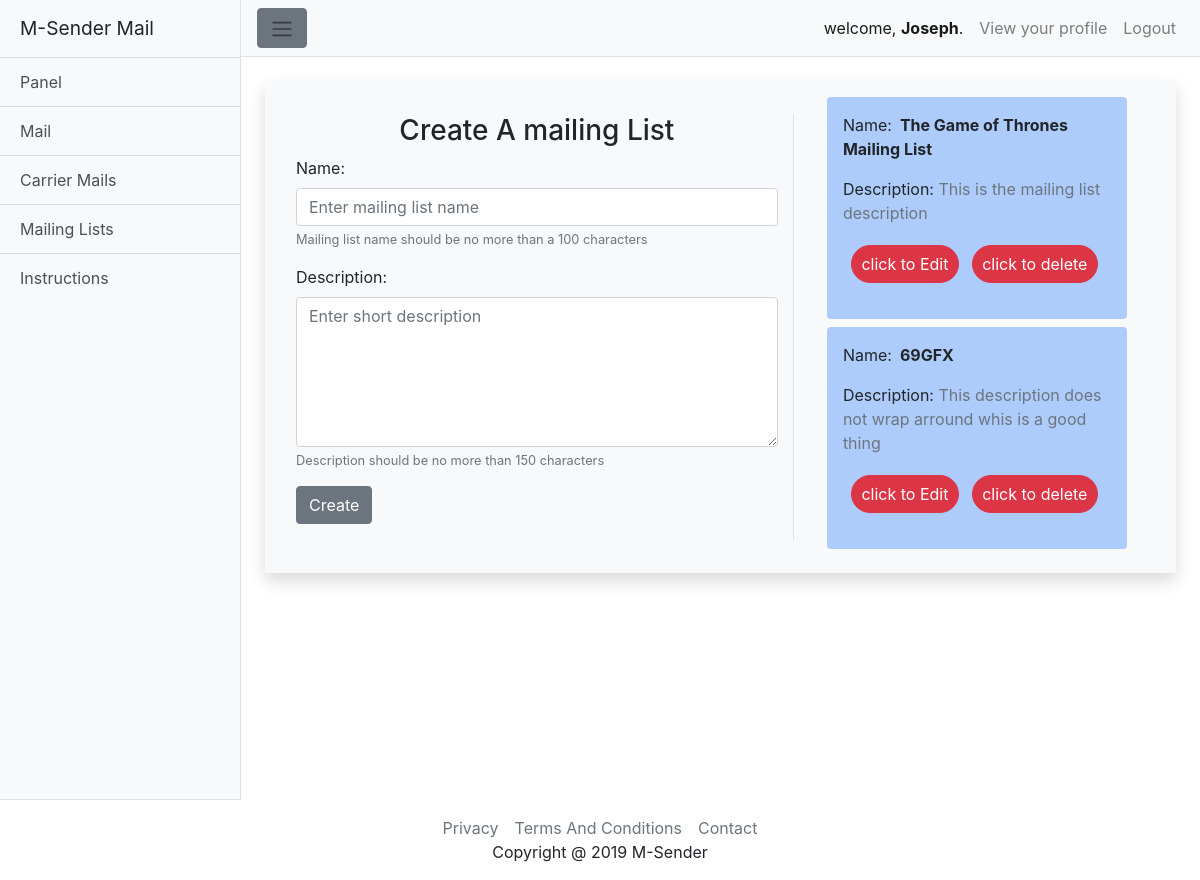
The page /mailapp/mail-lists/ (signed in) on the database its author committed.
### mailapp/models.py (models this page shows, shortened)
class MailList(models.Model):
    name = models.CharField(max_length=100)
    description = models.TextField()
    owner = models.ForeignKey(User, null=True, on_delete=models.SET_NULL, blank=True)

### mailapp/views.py (the view)
# urls.py: path('mail-lists/', views.mail_list_all, name='maillistall'),
@login_required
def mail_list_all(request):
    mailing_list = request.user.maillist_set.all()
    context = {
        'mailinglists': mailing_list,
        'maillistform': forms.AddMailList,
    }
    return render(request, 'mailapp/maillists.html', context)

### mailapp/templates/mailapp/maillists.html (shortened to what this page needs)
{% extends 'mailapp/base.html' %}
{% block body %}
<div class="row m-4 bg-light p-3 shadow" >
  <div class="col-sm-7 my-auto border-right">
    <h3 class="text-center text-Capitalize">Create A mailing List</h3>
    <form class="form-group" action="{% url 'mailapp:addmaillist' %}" method='POST' >
      <div class="form-group">
        <label class="" for="id_name" >Name:</label>
        <input type="text" name="name" id="id_name" class="form-control" placeholder="Enter mailing list name" required maxlength="100" />
        <small class="form-text text-muted">
          Mailing list name should be no more than a 100 characters
        </small>
      </div>
      <div class="form-group">
        <label class="" for="id_description" >Description:</label>
        <textarea spellcheck="true" style="width:100%; height:150px"  name="description" id="id_description" placeholder="Enter short description" class="form-control text-muted" maxlength="150"></textarea>
        <small class="form-text text-muted">
          Description should be no more than 150 characters
        </small>
      </div>
      <div>
        <button class="btn btn-secondary" type="submit">Create</button>
      </div>
    </form>
  </div>
  <div class="col-sm-5" >
    {% for maillist in mailinglists %}
    <div class="d-block p-2 d-flex flex-wrap mailing__list text-left mx-auto mb-2 p-3 rounded ">
      <p class="">Name:<strong class="ml-2">{{maillist.name}}</strong></p>
      {% if maillist.description %}
      <p class="no-wrap">Description: <span class="text-muted">{{maillist.description|truncatechars:100}}</span></p>
      {% endif %}
      <p>
        <a href="{% url 'mailapp:maillist' maillist.id %}" class='btn badge-pill my-1 btn-danger mx-2'>click to Edit</a>
        <a href="{% url 'mailapp:deletemaillist' maillist.id %}" class='btn badge-pill my-1 btn-danger'>click to delete</a>
      </p>
    </div>
   {% endfor %}
  </div>
</div>
{% endblock %}

### mailapp/templates/mailapp/base.html (shortened to what this page needs)
<!DOCTYPE html>
<html lang="en">
  <head>
    {% load static %}
    <link href="{% static 'mailapp/style/vendor/bootstrap/css/bootstrap.min.css' %}"  rel="stylesheet" >
    <link href="{% static 'mailapp/style/css/simple-sidebar.css'%}"  rel="stylesheet" >
    <link href="{% static 'mailapp/style/css/style.css'%}"  rel="stylesheet" >
  </head>
  <body>
    <div class="d-flex " id="wrapper">
      <div class="bg-light border-right border-bottom" id="sidebar-wrapper">
        <div class="sidebar-heading">M-Sender Mail</div>
        <div class="list-group list-group-flush">
          <a href="{% url 'mailapp:panel' %}" class="list-group-item list-group-item-action bg-light ">Panel</a>
          <a href="{% url 'mailapp:mail' %}" class="list-group-item list-group-item-action bg-light ">Mail</a>
          <a href="{% url 'mailapp:carriermail' %}" class="list-group-item list-group-item-action bg-light ">Carrier Mails</a>
          <a href="{% url 'mailapp:maillistall' %}" class="list-group-item list-group-item-action bg-light ">Mailing Lists</a>
          <a href="{% url 'mailapp:instructions' %}" class="list-group-item list-group-item-action bg-light ">Instructions</a>
        </div>
      </div>
      <div id="page-content-wrapper">
        <nav class="navbar navbar-expand-lg navbar-light bg-light border-bottom">
            <button class="btn btn-secondary" id="menu-toggle">
              <span class="navbar-toggler-icon"></span>
            </button>
          <div class="collapse navbar-collapse" id="navbarSupportedContent">
            <ul class="navbar-nav ml-auto mt-2 mt-lg-0">
              <li class="nav-item active">
                  <a class="nav-link " >welcome, <b>{{user.username}}</b>. <span class="sr-only">(current)</span></a>
              </li>
              <li class="nav-item">
                <a class="nav-link " href="{% url 'mailapp:profile' %}">View your profile</a>
              </li>
              <li class="nav-item">
                <a class="nav-link " href="{% url 'userapp:logout' %}">Logout</a>
              </li>
            </ul>
          </div>
        </nav>
  {% block body %}
  {% endblock %}
  </div>
  </div>
  <footer class="py-3 bg-transparent text-center">
    <div class="container">
      <span class="text-capitalize"><a class="text-muted" href="">Privacy</a><a class="text-muted mx-3" href="">Terms and conditions</a><a class="text-muted" href="">Contact</a><br>
        copyright @ 2019 M-sender</span>
    </div>
  </footer>
  </body>
</html>

### mailapp/static/mailapp/style/css/simple-sidebar.css (style rules this page uses)
body { overflow-x: hidden; }
#sidebar-wrapper { min-height: 100vh; margin-left: -15rem; -webkit-transition: margin .25s ease-out; -moz-transition: margin .25s ease-out; -o-transition: margin .25s ease-out; transition: margin .25s ease-out; }
#sidebar-wrapper .sidebar-heading { padding: 0.875rem 1.25rem; font-size: 1.2rem; }
#sidebar-wrapper .list-group { width: 15rem; }
#page-content-wrapper { min-width: 100vw; }
@media (min-width: 768px) { #sidebar-wrapper { margin-left: 0; } }
@media (min-width: 768px) { #page-content-wrapper { min-width: 0; width: 100%; } }

### rows shown on the page
MailList: name "The Game of Thrones Mailing List", description "This is the mailing list description"
MailList: name "69GFX", description "This description does not wrap arround whis is a good thing"

### other values the page prints
{{ user.username }} "Joseph"
